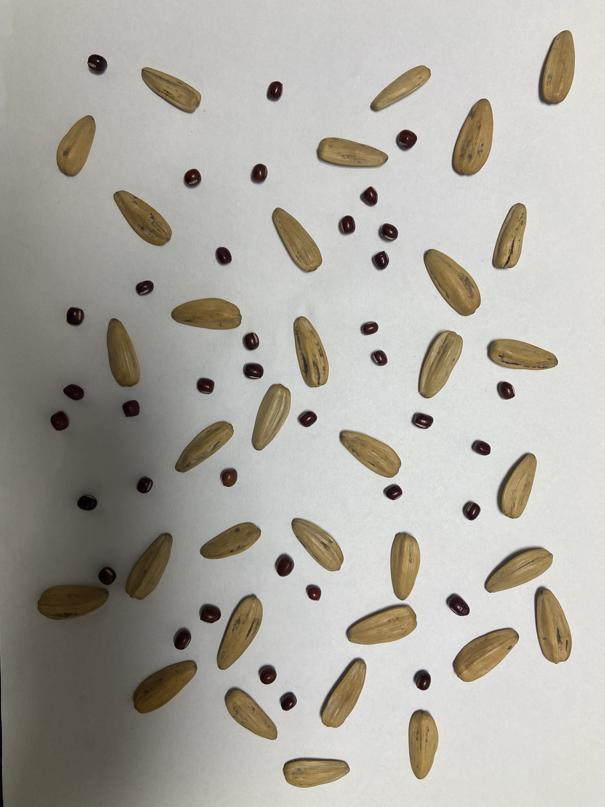
%> input picture 第二轮作业题/ps.jpg, 605 x 807 px
$ octave Q16_9.m   (GNU Octave 9; MATLAB toolbox functions it lacks are replaced by stand-ins)
%> lines starting %> are read from the running program, lines starting %| are printed output that depends on the picture; in (x1, y1, x2, y2) boxes, pixels count from 0 and x2, y2 are one past the last pixel; in counts of white or black regions, pixels touching at a corner belong together; the program's own positions count from 1
a=imread('ps.jpg');
%> a is the input picture: size 807x605x3 uint8; mean R, G, B 173.6, 170.3, 162.8
green=im2double(a(:,:,2));
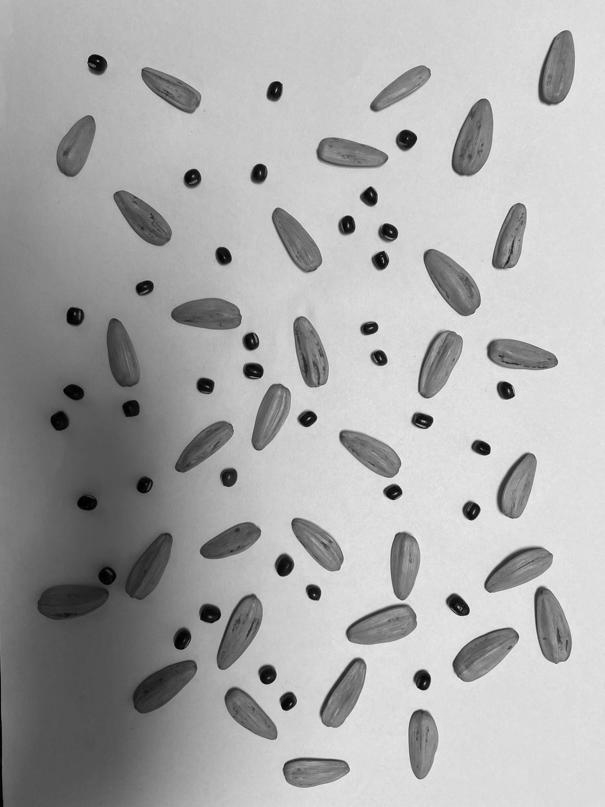
%> green: size 807x605 double; min 0, max 0.992, mean 0.668
grey=im2double(rgb2gray(a));
p=imopen(green<.70*imclose(green,strel('disk',18)),strel('disk',2));
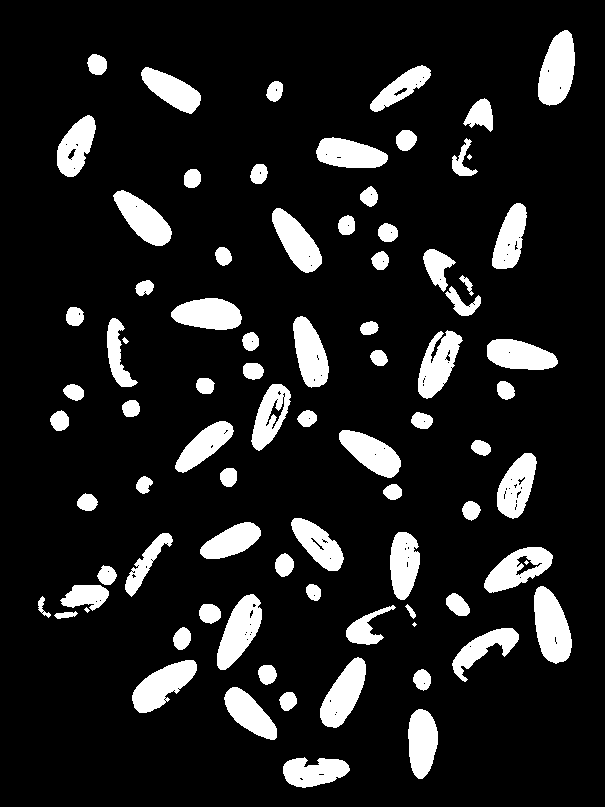
%> p: size 807x605 logical; 12.6% white; 83 white regions (4 under 20 px), largest, box (x1, y1, x2, y2) and area: (534, 586, 572, 664) 2065, (538, 30, 575, 106) 2020, (217, 594, 262, 670) 1917
q=imopen(grey<.66*imclose(grey,strel('disk',23)),strel('disk',2));
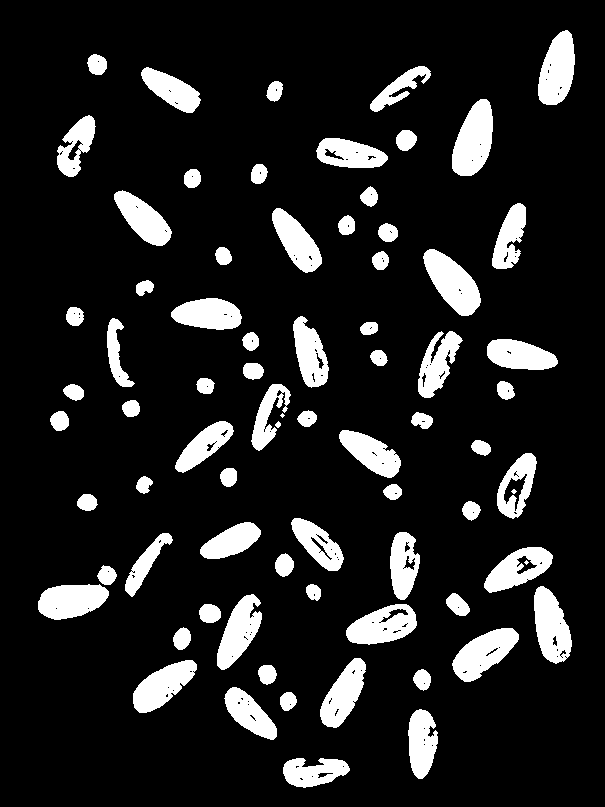
%> q: size 807x605 logical; 13% white; 76 white regions (3 under 20 px), largest, box (x1, y1, x2, y2) and area: (452, 99, 493, 176) 2220, (423, 249, 481, 316) 2155, (452, 628, 519, 682) 2010
cc=regionprops(p,'PixelIdxList','Area','MajorAxisLength');
%> cc = 83 regions; largest, Area and MajorAxisLength: 2065 80.61, 2020 78.38, 1917 81.94, 1851 78.59, 1827 78.74
mask=false(size(green));
n=0;
for j=1:numel(cc)
    s=cc(j);
    if s.Area>=38&&s.MajorAxisLength<35&&mean(q(s.PixelIdxList))>.5
        mask(s.PixelIdxList)=true;
        n=n+1;
    end
end
%> this loop made 83 passes
%> s on passes 1 to 12: {Area 104, MajorAxisLength 24.95}, {Area 297, MajorAxisLength 20.2}, {Area 115, MajorAxisLength 24.73}, {Area 1480, MajorAxisLength 66.75}, {Area 846, MajorAxisLength 48.35}, {Area 259, MajorAxisLength 21.43}, {Area 278, MajorAxisLength 19.63}, {Area 276, MajorAxisLength 20.45}, {Area 18, MajorAxisLength 5.93}, {Area 326, MajorAxisLength 21.75}, {Area 279, MajorAxisLength 19.39}, {Area 939, MajorAxisLength 81.68}
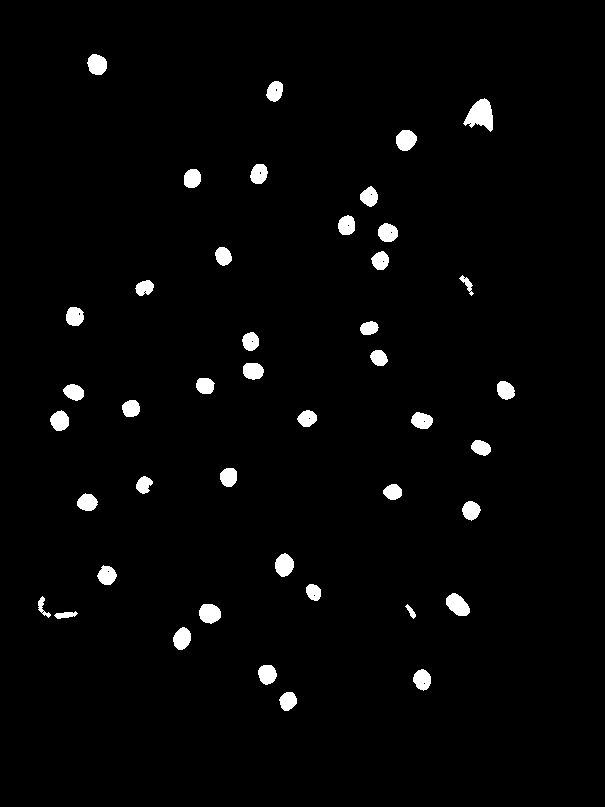
%> mask: size 807x605 logical; 2.3% white; 43 white regions, largest, box (x1, y1, x2, y2) and area: (463, 98, 493, 132) 610, (446, 593, 470, 616) 374, (199, 604, 221, 624) 346
%> after the loop, n = 43
m=imdilate(imfill(mask,'holes'),strel('disk',3));
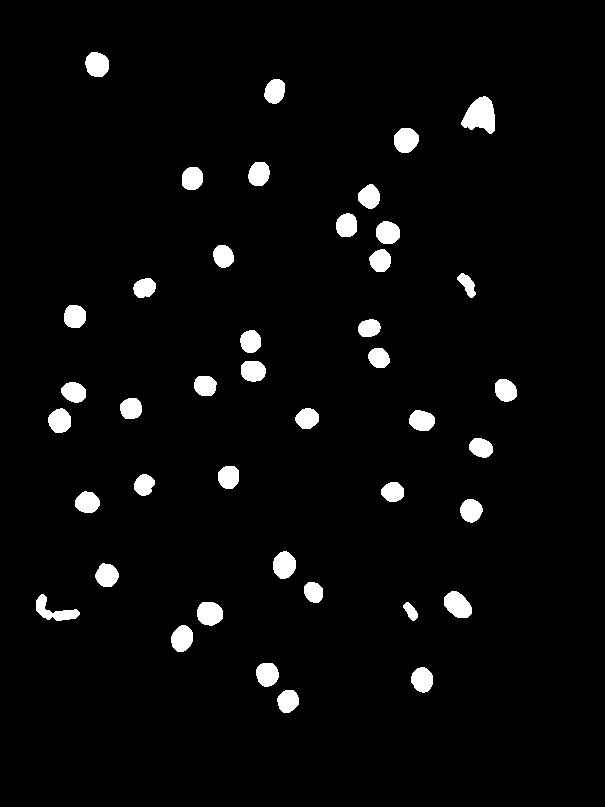
%> m: size 807x605 logical; 3.6% white; 42 white regions, largest, box (x1, y1, x2, y2) and area: (461, 96, 495, 134) 862, (444, 591, 472, 618) 544, (197, 602, 223, 626) 504
img=a;
for j=3:-1:1
    img(:,:,j)=regionfill(a(:,:,j),m);
end
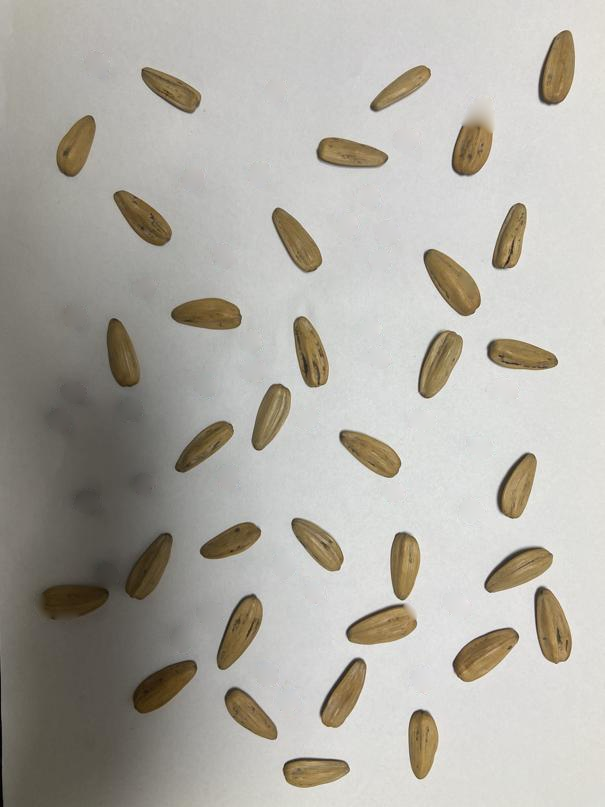
%> img: size 807x605x3 uint8; 3.55% of pixels changed, all inside (x1, y1, x2, y2) = (36, 52, 517, 713)
disp(n)
%| 43
figure
imshow(img)
title('绿色通道与灰度联合检测')
